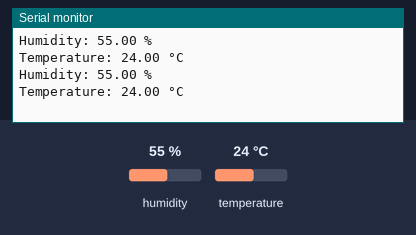
A sketch run on a simulated Arduino Uno, built with avr-gcc and run on an emulated ATmega328P. Parts: the last lines printed to the serial monitor. The test bench sets the inputs (shaded band); at power-on: humidity 55 %, temperature 24 °C.

Above: at 2.8 s.
2.9 s: humidity set to 22 %
At 5.2 s:
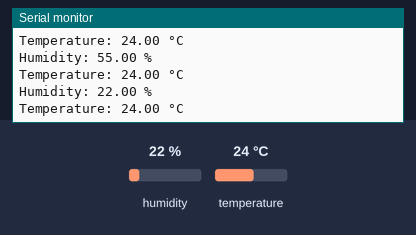
5.6 s: temperature set to 12 °C
At 7.2 s:
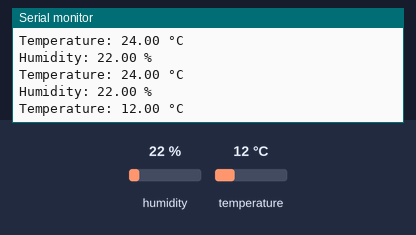
8.3 s: humidity set to 40 %
At 10.7 s:
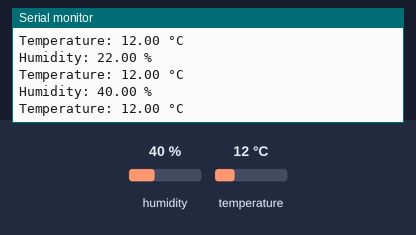
Timing chart, 0 to 12.2 s (numbered marks = the images above; inputs shaded):
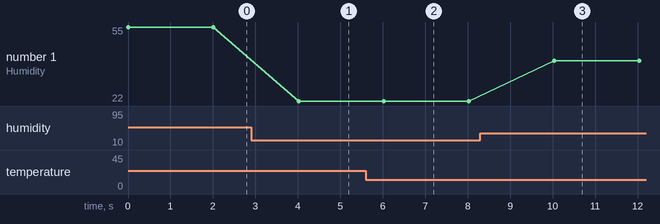

Measured:
- after the input at 2.9 s, the serial monitor: prints a new line after 1.1 s (image 1)
- after the input at 5.6 s, the serial monitor: prints a new line after 0.44 s (image 2)
- after the input at 8.3 s, the serial monitor: prints a new line after 1.7 s (image 3)
- plotted number 1: 55 → 22 after the input at 2.9 s, 22 → 40 after the input at 8.3 s

The sketch:

dht11.ino
```cpp
#include <DHT.h>

#define DHTPIN 2

//#define DHTTYPE DHT11   // DHT 11
#define DHTTYPE DHT22   // DHT 22  (AM2302), AM2321
//#define DHTTYPE DHT21   // DHT 21 (AM2301)

DHT dht(DHTPIN, DHTTYPE);

void setup() {
  Serial.begin(9600);
  dht.begin();
}

void loop() {

  // Sensor readings may also be up to 2 seconds 'old' (its a very slow sensor)
  float h = dht.readHumidity();
  // Read temperature as Celsius (the default)
  float t = dht.readTemperature();
  // Read temperature as Fahrenheit (isFahrenheit = true)
  float f = dht.readTemperature(true);

  // Check if any reads failed and exit early (to try again).
  if (isnan(h) || isnan(t) || isnan(f)) {
    Serial.println("Failed to read from DHT sensor!");
    return;
  }

  Serial.print("Humidity: ");
  Serial.print(h);
  Serial.println(" %");
  Serial.print("Temperature: ");
  Serial.print(t);
  Serial.println(" °C");
  delay(2000);
}
```
